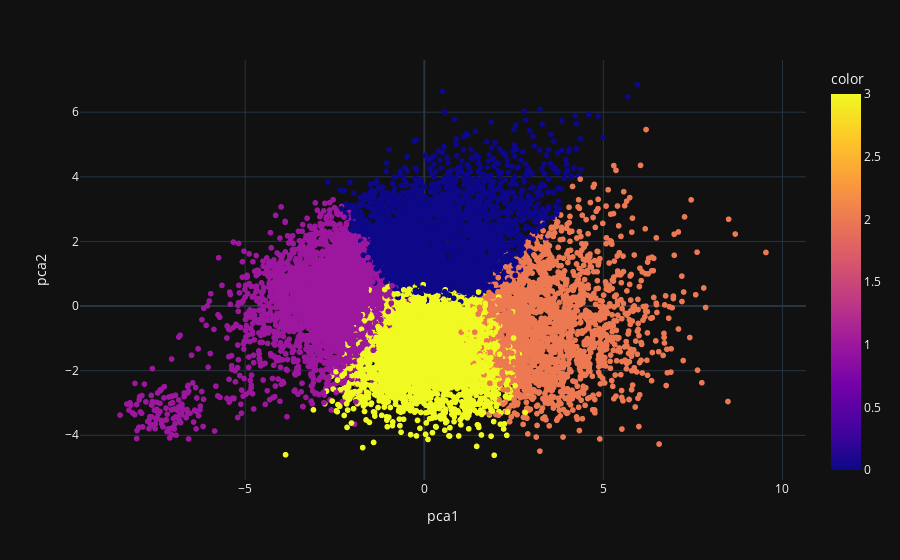

Here is the notebook cell this chart was saved with:
### Code cell
px.scatter(results,x="pca1", y="pca2", color=batting_heavy_advanced_main_scale['label'],hover_name=batting_heavy_advanced_final['fullName'])

### Figure 1 — Plotly figure (JSON) as saved in the notebook; plotly's stock layout.template omitted (floating-point values rounded to 4 significant figures; data arrays with more than 128 entries replaced by an {"elided": "..."} marker saying what was removed)
{"data": [{"hovertemplate": "<b>%{hovertext}</b><br><br>pca1=%{x}<br>pca2=%{y}<br>color=%{marker.color}<extra></extra>", "hovertext": {"elided": "12256 str values"}, "legendgroup": "", "marker": {"color": {"elided": "12256 int values"}, "coloraxis": "coloraxis", "symbol": "circle"}, "mode": "markers", "name": "", "showlegend": false, "x": {"elided": "12256 float values"}, "xaxis": "x", "y": {"elided": "12256 float values"}, "yaxis": "y", "type": "scattergl"}], "layout": {"xaxis": {"anchor": "y", "domain": [0.0, 1.0], "title": {"text": "pca1"}}, "yaxis": {"anchor": "x", "domain": [0.0, 1.0], "title": {"text": "pca2"}}, "coloraxis": {"colorbar": {"title": {"text": "color"}}, "colorscale": [[0.0, "#0d0887"], [0.1111, "#46039f"], [0.2222, "#7201a8"], [0.3333, "#9c179e"], [0.4444, "#bd3786"], [0.5556, "#d8576b"], [0.6667, "#ed7953"], [0.7778, "#fb9f3a"], [0.8889, "#fdca26"], [1.0, "#f0f921"]]}, "legend": {"tracegroupgap": 0}, "margin": {"t": 60}}}
